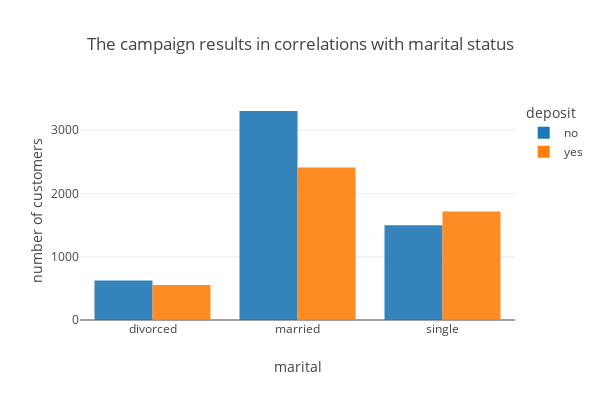

The cell this chart's notebook holds for it:
### Code cell
# Visualise the results of the campaign in correlations with marital status

bar_data4 = data.groupby(['marital', 'deposit'], as_index=False)[['balance']].count()
bar_data4 = bar_data4.rename(columns={"balance": "number of customers"})

barchart4 = px.bar(
    data_frame=bar_data4,
    x="marital",
    y="number of customers",
    color="deposit",
    opacity=0.9,
    orientation="v",
    barmode='group',
    title="The campaign results in correlations with marital status",
    width=600,
    height=400,
    template='none'
)

barchart4.show()

### Figure 1 — Plotly figure (JSON) as saved in the notebook; plotly's stock layout.template omitted (floating-point values rounded to 4 significant figures)
{"data": [{"alignmentgroup": "True", "hovertemplate": "deposit=no<br>marital=%{x}<br>number of customers=%{y}<extra></extra>", "legendgroup": "no", "marker": {"color": "#1F77B4", "opacity": 0.9, "pattern": {"shape": ""}}, "name": "no", "offsetgroup": "no", "orientation": "v", "showlegend": true, "textposition": "auto", "type": "bar", "x": ["divorced", "married", "single"], "xaxis": "x", "y": [624, 3303, 1497], "yaxis": "y"}, {"alignmentgroup": "True", "hovertemplate": "deposit=yes<br>marital=%{x}<br>number of customers=%{y}<extra></extra>", "legendgroup": "yes", "marker": {"color": "#FF7F0E", "opacity": 0.9, "pattern": {"shape": ""}}, "name": "yes", "offsetgroup": "yes", "orientation": "v", "showlegend": true, "textposition": "auto", "type": "bar", "x": ["divorced", "married", "single"], "xaxis": "x", "y": [553, 2412, 1716], "yaxis": "y"}], "layout": {"barmode": "group", "height": 400, "legend": {"title": {"text": "deposit"}, "tracegroupgap": 0}, "title": {"text": "The campaign results in correlations with marital status"}, "width": 600, "xaxis": {"anchor": "y", "domain": [0, 1], "title": {"text": "marital"}}, "yaxis": {"anchor": "x", "domain": [0, 1], "title": {"text": "number of customers"}}}}
